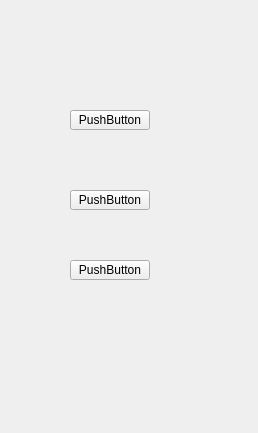
<?xml version="1.0" encoding="UTF-8"?>
<ui version="4.0">
 <class>FormEventShow</class>
 <widget class="QWidget" name="FormEventShow">
  <property name="windowModality">
   <enum>Qt::NonModal</enum>
  </property>
  <property name="geometry">
   <rect>
    <x>0</x>
    <y>0</y>
    <width>258</width>
    <height>433</height>
   </rect>
  </property>
  <property name="mouseTracking">
   <bool>true</bool>
  </property>
  <property name="acceptDrops">
   <bool>true</bool>
  </property>
  <property name="windowTitle">
   <string>Form</string>
  </property>
  <widget class="MyButton" name="pushButton">
   <property name="geometry">
    <rect>
     <x>70</x>
     <y>110</y>
     <width>80</width>
     <height>20</height>
    </rect>
   </property>
   <property name="text">
    <string>PushButton</string>
   </property>
  </widget>
  <widget class="QPushButton" name="pushButton_2">
   <property name="geometry">
    <rect>
     <x>70</x>
     <y>190</y>
     <width>80</width>
     <height>20</height>
    </rect>
   </property>
   <property name="text">
    <string>PushButton</string>
   </property>
  </widget>
  <widget class="QPushButton" name="pushButton_3">
   <property name="geometry">
    <rect>
     <x>70</x>
     <y>260</y>
     <width>80</width>
     <height>20</height>
    </rect>
   </property>
   <property name="text">
    <string>PushButton</string>
   </property>
  </widget>
 </widget>
 <customwidgets>
  <customwidget>
   <class>MyButton</class>
   <extends>QPushButton</extends>
   <header>mybutton.h</header>
  </customwidget>
 </customwidgets>
 <resources/>
 <connections/>
</ui>
